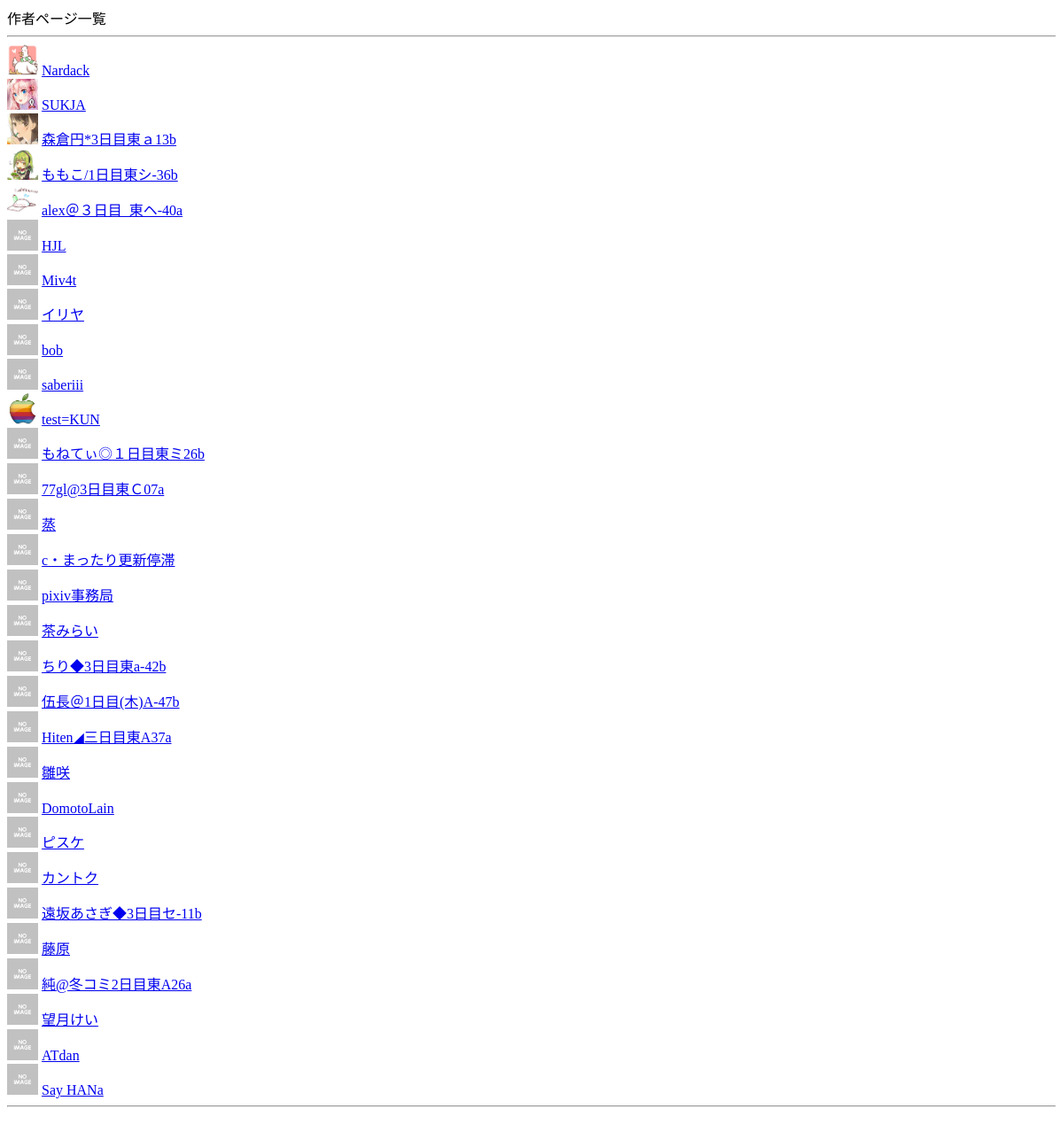
The app's page /all_artist/, older data.
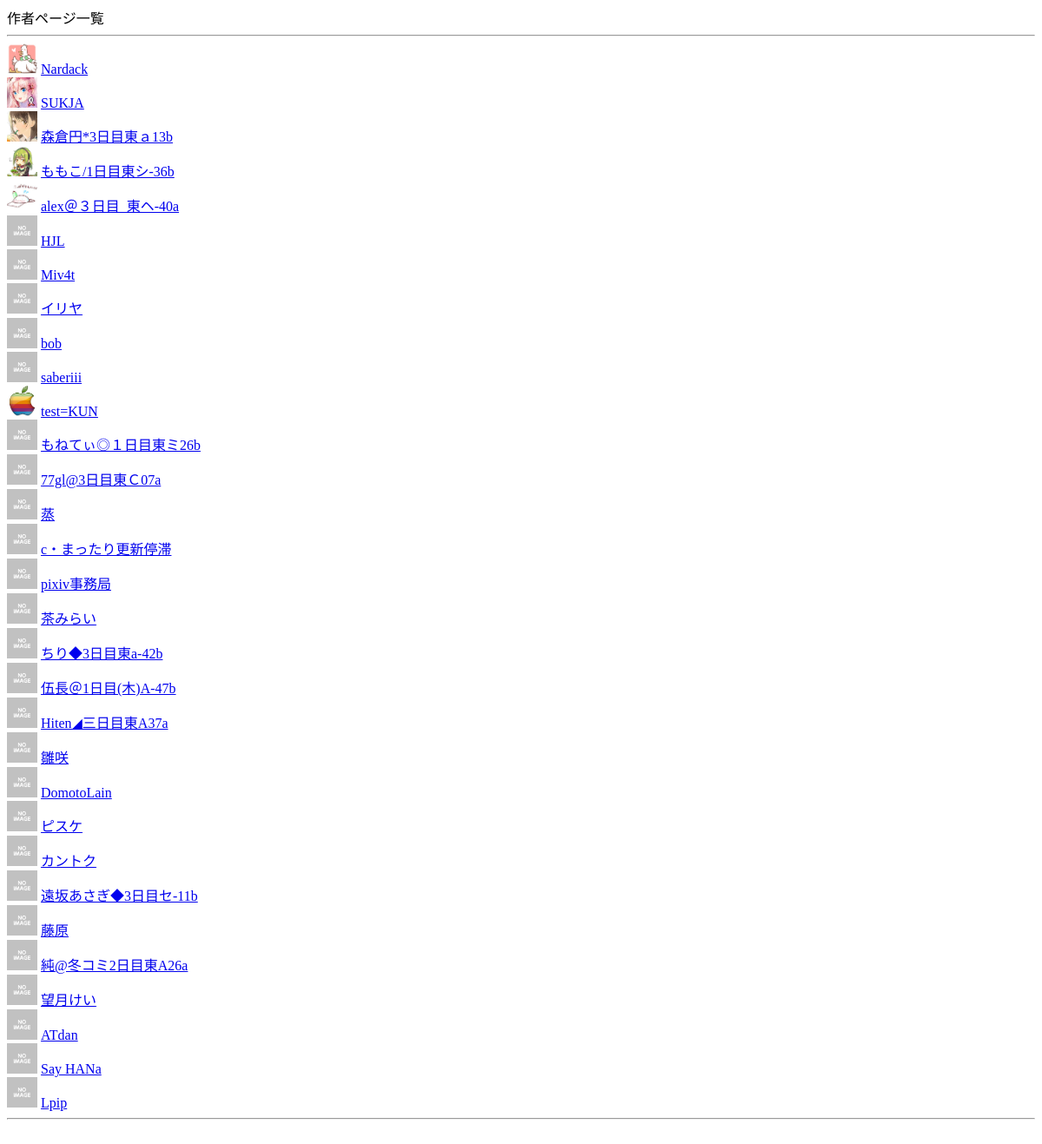
The same page, newer data.
### general/models.py (models this page shows, shortened)
class Artist(models.Model):
    artist_id = models.IntegerField("作者ID", unique=True)
    artist_name = models.CharField("作者の名前", max_length=30)
    thumbnail = models.ImageField("サムネイル", upload_to='thumbnail/')
    tags = TaggableManager()

### general/views.py (the view)
# urls.py: url(r'^all_artist/$', views.AllArtistView.as_view(), name="all_artist"),
class AllArtistView(generic.TemplateView):
    template_name = 'I011_all_artist.html'
    def get_context_data(self, *args, **kwargs):
        context = super(AllArtistView, self).get_context_data(**kwargs)
        context['artist_list'] = Artist.objects.all()
        return context

### general/templates/I011_all_artist.html (shortened to what this page needs)
<!DOCTYPE html>
<html lang="en">
<head>
</head>
<body>
    作者ページ一覧
    <HR>
    {% for artist in artist_list %}
        <img src="{{ STATIC_URL }}{{ artist.thumbnail.url }}" width="35">
        <a href="{% url 'general:artist_detail' artist.id %}">{{ artist.artist_name }}</a>
        <br>
    {% endfor %}
    <HR><br>
</body>
</html>

Row changes from the older to the newer data that the page shows:
added Artist: thumbnail (placeholder picture), artist_name "Lpip"
